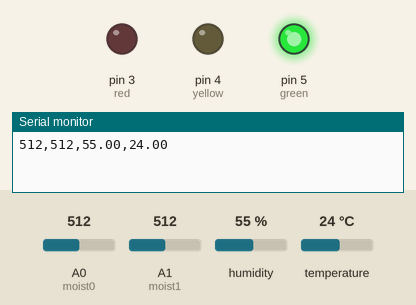
A program run on a simulated Arduino Uno, built with avr-gcc and run on an emulated ATmega328P. On the bench: output pins drawn as LEDs (lit = HIGH), the last lines printed to the serial monitor. Inputs (shaded band) come from the test bench; at power-on: A0 (moist0) = 512, A1 (moist1) = 512, humidity 55 %, temperature 24 °C.

Above: at 2.7 s.
2.8 s: A0 (moist0) set to 358
8.8 s: A0 (moist0) set to 335
At 11.8 s:
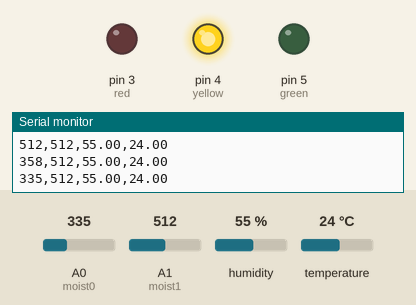
14.8 s: A0 (moist0) set to 211
20.8 s: A0 (moist0) set to 182
At 22.3 s:
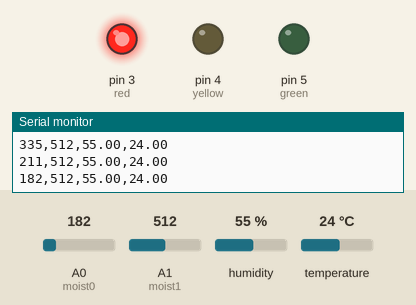
26.8 s: A0 (moist0) set to 210
At 32.7 s:
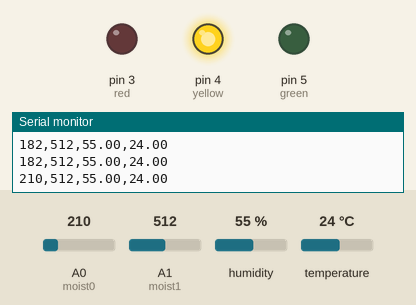
33.0 s: A0 (moist0) set to 190
At 36.8 s:
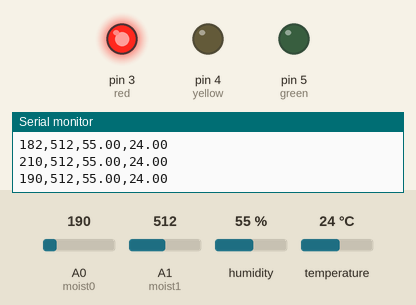
Timing chart, 0 to 38.3 s (numbered marks = the images above; inputs shaded):
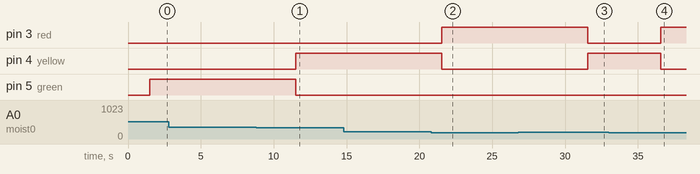

Measured:
- the behaviour switches between 350 and 349 on A0 (moist0) (found by bisection; images 0 and 1)
- the behaviour switches between 200 and 199 on A0 (moist0) (found by bisection; images 1 and 2)
- after the input at 8.8 s, pin 4 (yellow): LOW → HIGH after 2.7 s; pin 5 (green): HIGH → LOW after 2.7 s
- after the input at 20.8 s, pin 3 (red): LOW → HIGH after 0.73 s; pin 4 (yellow): HIGH → LOW after 0.73 s
- after the input at 26.8 s, pin 3 (red): HIGH → LOW after 4.7 s; pin 4 (yellow): LOW → HIGH after 4.7 s
- after the input at 33.0 s, pin 3 (red): LOW → HIGH after 3.6 s; pin 4 (yellow): HIGH → LOW after 3.6 s

The program:

main.cpp
```cpp
#include <Arduino.h>
#include <DHT.h>

// --- DHT Sensor Setup ---
#define DHTPIN 2
#define DHTTYPE DHT22
DHT dht(DHTPIN, DHTTYPE);

// --- Moisture Sensor & LEDs ---
#define red 3
#define yellow 4
#define green 5
#define moist0 A0
#define moist1 A1

void setup() {
  Serial.begin(9600);
  delay(500);

  dht.begin();

  pinMode(moist0, INPUT);
  pinMode(moist1, INPUT);
  pinMode(red, OUTPUT);
  pinMode(yellow, OUTPUT);
  pinMode(green, OUTPUT);

  delay(1000);
}

void loop() {
  // --- DHT Readings ---
  float humidity = dht.readHumidity();
  float temp = dht.readTemperature();


  // --- Moisture Sensor Readings ---
  int moisture = analogRead(moist0);
  int moisture1 = analogRead(moist1);
  Serial.print(moisture);
  Serial.print(",");
  Serial.print(moisture1);
  Serial.print(",");

  if (isnan(humidity) || isnan(temp)) {
    Serial.println("Failed to read from DHT sensor!");
  } else {
    // Serial.print("Humidity: ");
    Serial.print(humidity);
    Serial.print(",");
    Serial.print(temp);
  }
  Serial.print("\n");

  digitalWrite(red, LOW);
  digitalWrite(yellow, LOW);
  digitalWrite(green, LOW);

  if (moisture < 200) {
    digitalWrite(red, HIGH);     // Dry soil
  } else if (moisture < 350) {
    digitalWrite(yellow, HIGH);  // Moderate
  } else {
    digitalWrite(green, HIGH);   // Wet
  }

  delay(5000); // Wait 5 seconds before next reading
}
```
